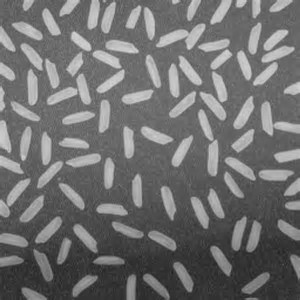
%> input picture rice.jpg, 300 x 300 px
$ octave Wiener.m   (GNU Octave 9; MATLAB toolbox functions it lacks are replaced by stand-ins)
%> lines starting %> are read from the running program, lines starting %| are printed output that depends on the picture
clear;
C=imread('rice.jpg');
%> C is the input picture: size 300x300x3 uint8; min 30, max 213, mean 111.3
I=rgb2gray(C);
figure;
subplot(2,2,1);
imshow(I);
title('original');
[m,n]=size(I);
%> m = 300; n = 300
F=fftshift(fft2(I));
k=0.00025;
H = zeros(m,n);

for u=1:m
    for  v=1:n
        H(u,v)=exp((-k)*(((u-m/2)^2+(v-n/2)^2)^(5/6)));
    end
end
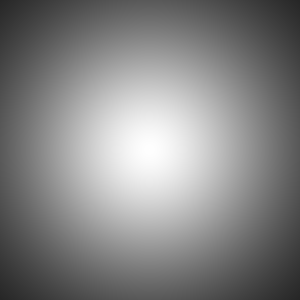
%> H: size 300x300 double; min 0.152, max 1, mean 0.52
G=F.*H;
I0=real(ifft2(fftshift(G)));
I1=imnoise(uint8(I0),'gaussian',0,0.001);
subplot(2,2,2);
imshow(uint8(I1));title('gausian noise and blur');
F0=fftshift(fft2(I1));
F1=F0./H;
I2=ifft2(fftshift(F1));
subplot(2,2,3);imshow(uint8(I2));
%> (this line was passed over: imshow is not available in this run)
title('inverse filter');
K=0.1;

for u=1:m
    for  v=1:n
        H(u,v)=exp(-k*(((u-m/2)^2+(v-n/2)^2)^(5/6)));
        H0(u,v)=(abs(H(u,v)))^2;
        H1(u,v)=H0(u,v)/(H(u,v)*(H0(u,v)+K));
    end
end
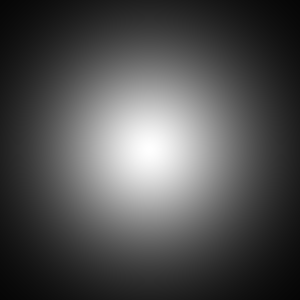
%> H0: size 300x300 double; min 0.023, max 1, mean 0.311
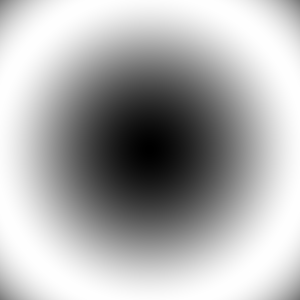
%> H1: size 300x300 double; min 0.909, max 1.58, mean 1.37; drawn with min black and max white
F2=H1.*F0;
I3=ifft2(fftshift(F2));
subplot(2,2,4);

imshow(uint8(I3));title('Wiener filter');
%> (this line was passed over: imshow is not available in this run)
